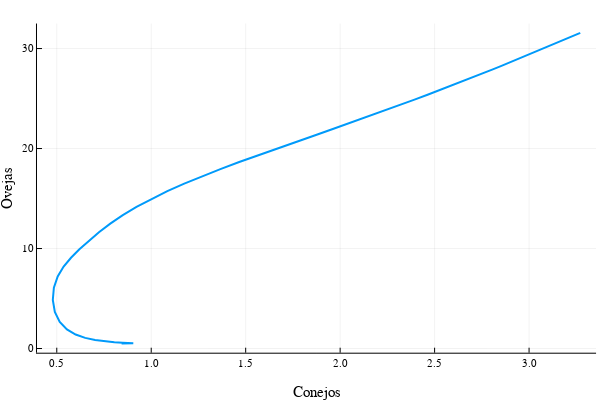

Here is the notebook cell this chart was saved with:
### Code cell
plot(sol[:,1],sol[:,3],w=2,
    #xlabel = "Tiempo",
    xlabel = "Conejos",
    ylabel = "Ovejas",
    label = "",
)

### Figure 1 — Plotly figure (JSON) as saved in the notebook; plotly's stock layout.template omitted (floating-point values rounded to 4 significant figures; data arrays with more than 128 entries replaced by an {"elided": "..."} marker saying what was removed)
{"data": [{"colorbar": {"len": 0.9143, "title": "", "x": 0.9934, "y": 0.533}, "legendgroup": "", "line": {"color": "rgba(0, 154, 250, 1.000)", "dash": "solid", "shape": "linear", "width": 2}, "mode": "lines", "name": "", "showlegend": false, "type": "scatter", "x": {"elided": "201 float values"}, "xaxis": "x", "y": {"elided": "201 float values"}, "yaxis": "y", "zmax": null, "zmin": null}], "layout": {"annotations": [], "height": 400, "legend": {"bgcolor": "rgba(255, 255, 255, 1.000)", "bordercolor": "rgba(0, 0, 0, 1.000)", "borderwidth": 1, "font": {"color": "rgba(0, 0, 0, 1.000)", "family": "sans-serif", "size": 11}, "title": {"font": {"color": "rgba(0, 0, 0, 1.000)", "family": "sans-serif", "size": 15}, "text": ""}, "tracegroupgap": 0, "traceorder": "normal", "x": 1, "xanchor": "auto", "y": 1, "yanchor": "auto"}, "margin": {"b": 20, "l": 0, "r": 0, "t": 20}, "paper_bgcolor": "rgba(255, 255, 255, 1.000)", "plot_bgcolor": "rgba(255, 255, 255, 1.000)", "showlegend": true, "width": 600, "xaxis": {"anchor": "y", "domain": [0.06165, 0.9934], "gridcolor": "rgba(0, 0, 0, 0.100)", "gridwidth": 0.5, "linecolor": "rgba(0, 0, 0, 1.000)", "mirror": false, "range": [0.3953, 3.355], "showgrid": true, "showline": true, "showticklabels": true, "tickangle": 0, "tickcolor": "rgb(0, 0, 0)", "tickfont": {"color": "rgba(0, 0, 0, 1.000)", "family": "sans-serif", "size": 11}, "tickmode": "array", "ticks": "inside", "ticktext": ["0.5", "1.0", "1.5", "2.0", "2.5", "3.0"], "tickvals": [0.5, 1, 1.5, 2, 2.5, 3], "title": "Conejos", "titlefont": {"color": "rgba(0, 0, 0, 1.000)", "family": "sans-serif", "size": 15}, "type": "-", "visible": true, "zeroline": false, "zerolinecolor": "rgba(0, 0, 0, 1.000)"}, "yaxis": {"anchor": "x", "domain": [0.07581, 0.9902], "gridcolor": "rgba(0, 0, 0, 0.100)", "gridwidth": 0.5, "linecolor": "rgba(0, 0, 0, 1.000)", "mirror": false, "range": [-0.4181, 32.5], "showgrid": true, "showline": true, "showticklabels": true, "tickangle": 0, "tickcolor": "rgb(0, 0, 0)", "tickfont": {"color": "rgba(0, 0, 0, 1.000)", "family": "sans-serif", "size": 11}, "tickmode": "array", "ticks": "inside", "ticktext": ["0", "10", "20", "30"], "tickvals": [0, 10, 20, 30], "title": "Ovejas", "titlefont": {"color": "rgba(0, 0, 0, 1.000)", "family": "sans-serif", "size": 15}, "type": "-", "visible": true, "zeroline": false, "zerolinecolor": "rgba(0, 0, 0, 1.000)"}}}
